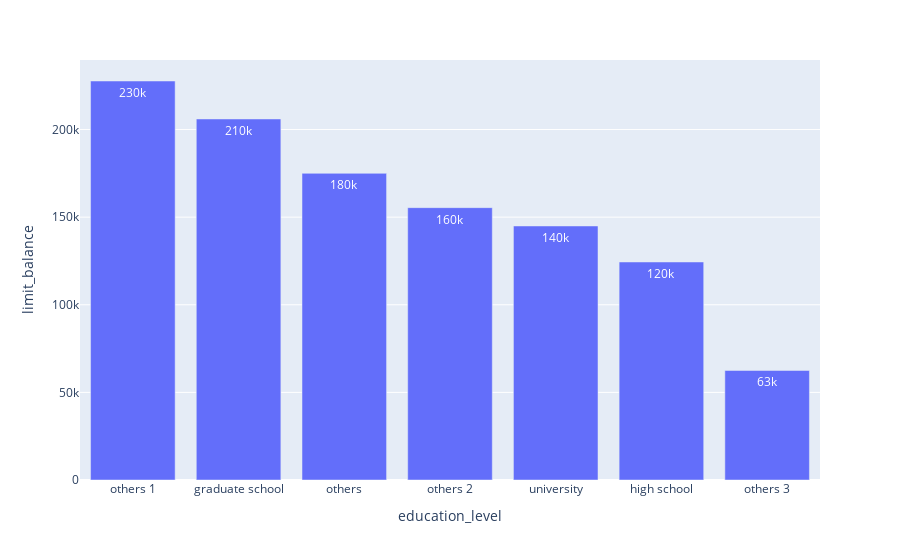

Source (notebook cell):
### Markdown cell above
## Average Credit limit by Education Level

### Code cell
# Average credit limit by gender
avgCreditEdu = df1.groupby('education_level')['limit_balance'].mean().sort_values(ascending=False).reset_index()

# urutan
urutanEdu = {0: 'others', 1: 'graduate school', 2: 'university', 3: 'high school', 4: 'others 1', 5: 'others 2', 6: 'others 3'}

# apply urutan
avgCreditEdu['education_level'] = avgCreditEdu['education_level'].map(urutanEdu)

fig = px.bar(avgCreditEdu, x='education_level', y='limit_balance', orientation='v',text_auto='.2s')
fig.show()

avgCreditEdu

### Figure 1 — Plotly figure (JSON) as saved in the notebook; plotly's stock layout.template omitted (floating-point values rounded to 4 significant figures)
{"data": [{"alignmentgroup": "True", "hovertemplate": "education_level=%{x}<br>limit_balance=%{y}<extra></extra>", "legendgroup": "", "marker": {"color": "#636efa", "pattern": {"shape": ""}}, "name": "", "offsetgroup": "", "orientation": "v", "showlegend": false, "textposition": "auto", "texttemplate": "%{y:.2s}", "type": "bar", "x": ["others 1", "graduate school", "others", "others 2", "university", "high school", "others 3"], "xaxis": "x", "y": [227700.0, 206000.0, 175000, 155400.0, 145000.0, 124400.0, 62500], "yaxis": "y"}], "layout": {"barmode": "relative", "legend": {"tracegroupgap": 0}, "margin": {"t": 60}, "xaxis": {"anchor": "y", "domain": [0, 1], "title": {"text": "education_level"}}, "yaxis": {"anchor": "x", "domain": [0, 1], "title": {"text": "limit_balance"}}}}
